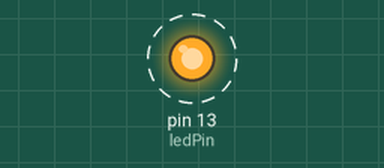
Recording of a sketch running on a simulated Arduino Uno, built with avr-gcc and run on an emulated ATmega328P. Parts: output pins drawn as LEDs (lit = HIGH). Dashed ring = blinking.

Above: at 0.2 s.
Timing chart, 0 to 3.0 s (numbered marks = the images above):
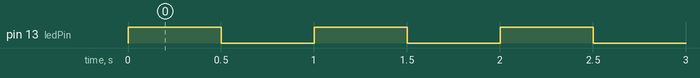

The sketch:

Prak_MCU_5_BerkedipDenganWhile.ino
```cpp
const int ledPin = 13;

void setup() {
  pinMode(ledPin, OUTPUT);
}

void loop() {
  int i = 0;
  while (i < 10) {
    digitalWrite(ledPin, HIGH);
    delay(500);
    digitalWrite(ledPin, LOW);
    delay(500);
    i++;
  }
}
```

Measured:
- by itself, pin 13 (ledPin): alternates HIGH for 0.50 s and LOW for 0.50 s
